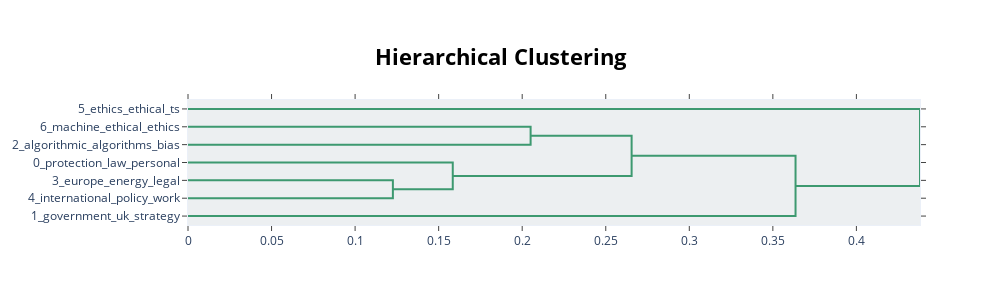

Source (notebook cell):
### Code cell
# Visualisation des hiérarchies entre les topics
topic_model.visualize_hierarchy()

### Figure 1 — Plotly figure (JSON) as saved in the notebook; plotly's stock layout.template omitted (floating-point values rounded to 4 significant figures)
{"data": [{"hoverinfo": "text", "marker": {"color": "rgb(61,153,112)"}, "mode": "lines", "type": "scatter", "x": [0, 0.205, 0.205, 0], "xaxis": "x", "y": [-15, -15, -25, -25], "yaxis": "y"}, {"hoverinfo": "text", "marker": {"color": "rgb(61,153,112)"}, "mode": "lines", "type": "scatter", "x": [0, 0.1226, 0.1226, 0], "xaxis": "x", "y": [-45, -45, -55, -55], "yaxis": "y"}, {"hoverinfo": "text", "marker": {"color": "rgb(61,153,112)"}, "mode": "lines", "type": "scatter", "x": [0, 0.1584, 0.1584, 0.1226], "xaxis": "x", "y": [-35, -35, -50, -50], "yaxis": "y"}, {"hoverinfo": "text", "marker": {"color": "rgb(61,153,112)"}, "mode": "lines", "type": "scatter", "x": [0.205, 0.2655, 0.2655, 0.1584], "xaxis": "x", "y": [-20, -20, -42.5, -42.5], "yaxis": "y"}, {"hoverinfo": "text", "marker": {"color": "rgb(61,153,112)"}, "mode": "lines", "type": "scatter", "x": [0.2655, 0.3636, 0.3636, 0], "xaxis": "x", "y": [-31.25, -31.25, -65, -65], "yaxis": "y"}, {"hoverinfo": "text", "marker": {"color": "rgb(61,153,112)"}, "mode": "lines", "type": "scatter", "x": [0, 0.4381, 0.4381, 0.3636], "xaxis": "x", "y": [-5, -5, -48.12, -48.12], "yaxis": "y"}], "layout": {"autosize": false, "height": 305, "hoverlabel": {"bgcolor": "white", "font": {"family": "Rockwell", "size": 16}}, "hovermode": "closest", "plot_bgcolor": "#ECEFF1", "showlegend": false, "title": {"font": {"color": "Black", "size": 22}, "text": "<b>Hierarchical Clustering</b>", "x": 0.5, "xanchor": "center", "yanchor": "top"}, "width": 1000, "xaxis": {"mirror": "allticks", "rangemode": "tozero", "showgrid": false, "showline": true, "showticklabels": true, "ticks": "outside", "type": "linear", "zeroline": false}, "yaxis": {"mirror": "allticks", "range": [-70, 0], "rangemode": "tozero", "showgrid": false, "showline": true, "showticklabels": true, "tickmode": "array", "ticks": "outside", "ticktext": ["5_ethics_ethical_ts", "6_machine_ethical_ethics", "2_algorithmic_algorithms_bias", "0_protection_law_personal", "3_europe_energy_legal", "4_international_policy_work", "1_government_uk_strategy"], "tickvals": [-5, -15, -25, -35, -45, -55, -65], "type": "linear", "zeroline": false}}}
